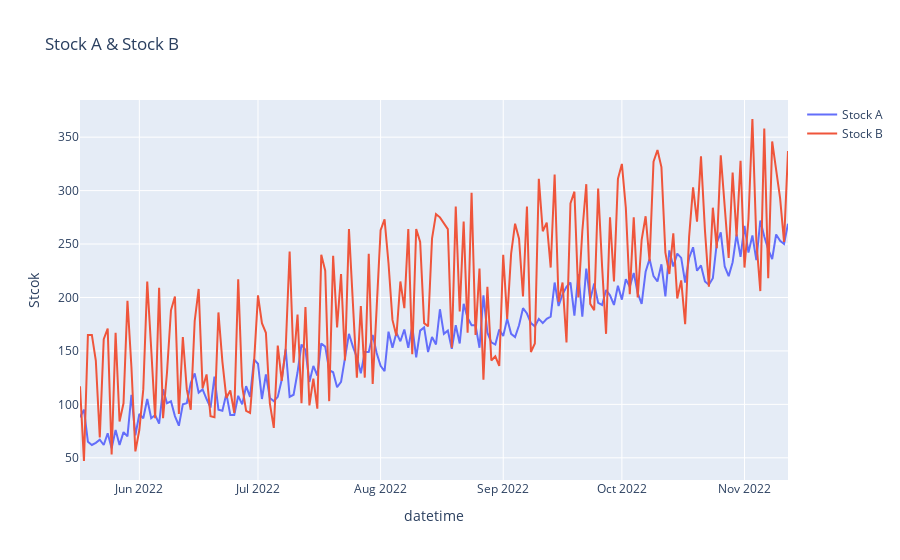

Notebook code cell kept with this figure:
### Code cell
import numpy as np
import plotly.graph_objs as go
import pandas as pd
np.random.seed(1)

random_x1 = np.random.randint(50, 100, 180)
random_x2 = np.random.randint(20, 200, 180)

datetime_index = pd.date_range('2022-05-17', '2022-11-12')

trend_factor = np.linspace(1, 180, 180)
timeSeries_data1 = random_x1 + trend_factor
timeSeries_data2 = random_x2 + trend_factor

# DataFrame
df = pd.DataFrame({'Stock A': timeSeries_data1, 'Stock B': timeSeries_data2})
df.index = datetime_index

'''
data = []

trace1 = go.Scatter(x= df.index, y = df['Stock A'], mode = 'lines', name = 'Stock A')
data.append(trace1)
trace2 = go.Scatter(x = df.index, y = df['Stock B'], mode = 'lines', name = 'Stock B')
data.append(trace2)
'''

'''
data = [go.Scatter(x = df.index, y=df['{}'.format(i)], mode = 'lines', name = '{}'.format(i)) for i in df.columns]
'''
# 리스트 컴프리헨션을 통해 간단한게 변경
data = [go.Scatter(x=df.index, y=df[i], mode='lines', name=i) for i in df.columns]

layout = go.Layout(title = 'Stock A & Stock B', xaxis = {'title':'datetime'}, yaxis = {'title':'Stcok'})


fig = go.Figure(data = data, layout = layout)
fig.show()

### Figure 1 — Plotly figure (JSON) as saved in the notebook; plotly's stock layout.template omitted (floating-point values rounded to 4 significant figures; data arrays with more than 128 entries replaced by an {"elided": "..."} marker saying what was removed)
{"data": [{"mode": "lines", "name": "Stock A", "type": "scatter", "x": {"elided": "180 str values"}, "y": {"elided": "180 int values"}}, {"mode": "lines", "name": "Stock B", "type": "scatter", "x": {"elided": "180 str values"}, "y": {"elided": "180 int values"}}], "layout": {"title": {"text": "Stock A & Stock B"}, "xaxis": {"title": {"text": "datetime"}}, "yaxis": {"title": {"text": "Stcok"}}}}
